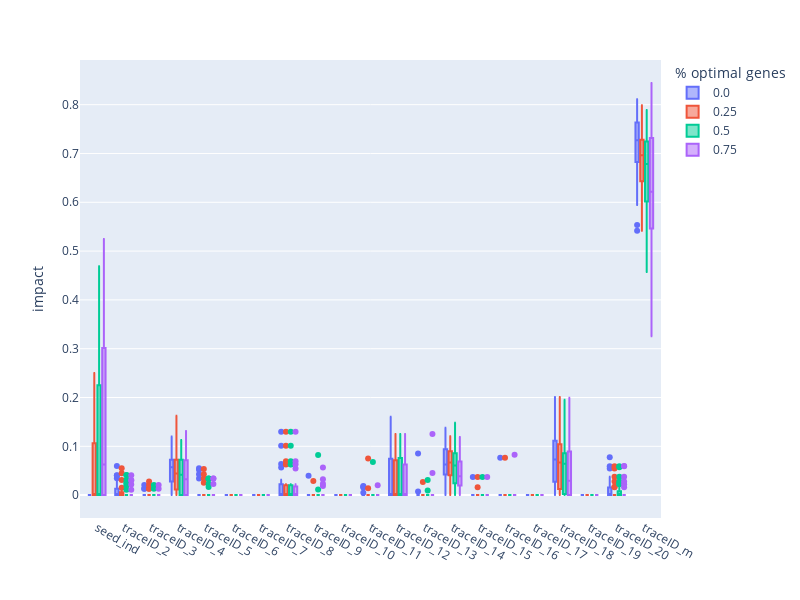

The cell this chart's notebook holds for it:
### Code cell
#Single run case study Impact

import pandas as pd
import plotly.express as px

gen = 50
dim = 8

ci_df = pd.read_csv("../data/sphere_function_data/counting_impact.csv")
only_last_gen_ci = ci_df[ci_df.generation == gen]
only_last_gen_ci = only_last_gen_ci[only_last_gen_ci.dim == dim]
only_last_gen_ci = only_last_gen_ci[only_last_gen_ci.crossover == "UX"]
only_last_gen_ci = only_last_gen_ci.rename(columns={"traceID_1": "seed_ind"})

#CI of Fitness = 9
only_last_gen_ci = only_last_gen_ci[only_last_gen_ci.seed_quality == "median"]
fig = px.box(
    only_last_gen_ci.drop(columns=['generation', 'run_number', 'seed_quality', 'seed_fitness', 'crossover', 'dim']),
    color="percentage_of_optimal_genes",
    width=800, height=600,
    labels={
        "value": "impact",
        "variable": "",
        "percentage_of_optimal_genes": "% optimal genes",
    },
    )

fig.write_image("../figures/single_run_case_study_impact.pdf")
fig.show()

### Figure 1 — Plotly figure (JSON) as saved in the notebook; plotly's stock layout.template omitted (floating-point values rounded to 4 significant figures; data arrays with more than 128 entries replaced by an {"elided": "..."} marker saying what was removed)
{"data": [{"alignmentgroup": "True", "hovertemplate": "% optimal genes=0.0<br>=%{x}<br>impact=%{y}<extra></extra>", "legendgroup": "0.0", "marker": {"color": "#636efa"}, "name": "0.0", "notched": false, "offsetgroup": "0.0", "orientation": "v", "showlegend": true, "type": "box", "x": {"elided": "651 str values"}, "x0": " ", "xaxis": "x", "y": {"elided": "651 float values"}, "y0": " ", "yaxis": "y"}, {"alignmentgroup": "True", "hovertemplate": "% optimal genes=0.25<br>=%{x}<br>impact=%{y}<extra></extra>", "legendgroup": "0.25", "marker": {"color": "#EF553B"}, "name": "0.25", "notched": false, "offsetgroup": "0.25", "orientation": "v", "showlegend": true, "type": "box", "x": {"elided": "651 str values"}, "x0": " ", "xaxis": "x", "y": {"elided": "651 float values"}, "y0": " ", "yaxis": "y"}, {"alignmentgroup": "True", "hovertemplate": "% optimal genes=0.5<br>=%{x}<br>impact=%{y}<extra></extra>", "legendgroup": "0.5", "marker": {"color": "#00cc96"}, "name": "0.5", "notched": false, "offsetgroup": "0.5", "orientation": "v", "showlegend": true, "type": "box", "x": {"elided": "651 str values"}, "x0": " ", "xaxis": "x", "y": {"elided": "651 float values"}, "y0": " ", "yaxis": "y"}, {"alignmentgroup": "True", "hovertemplate": "% optimal genes=0.75<br>=%{x}<br>impact=%{y}<extra></extra>", "legendgroup": "0.75", "marker": {"color": "#ab63fa"}, "name": "0.75", "notched": false, "offsetgroup": "0.75", "orientation": "v", "showlegend": true, "type": "box", "x": {"elided": "651 str values"}, "x0": " ", "xaxis": "x", "y": {"elided": "651 float values"}, "y0": " ", "yaxis": "y"}], "layout": {"boxmode": "group", "height": 600, "legend": {"title": {"text": "% optimal genes"}, "tracegroupgap": 0}, "margin": {"t": 60}, "width": 800, "xaxis": {"anchor": "y", "domain": [0, 1], "title": {"text": ""}}, "yaxis": {"anchor": "x", "domain": [0, 1], "title": {"text": "impact"}}}}
